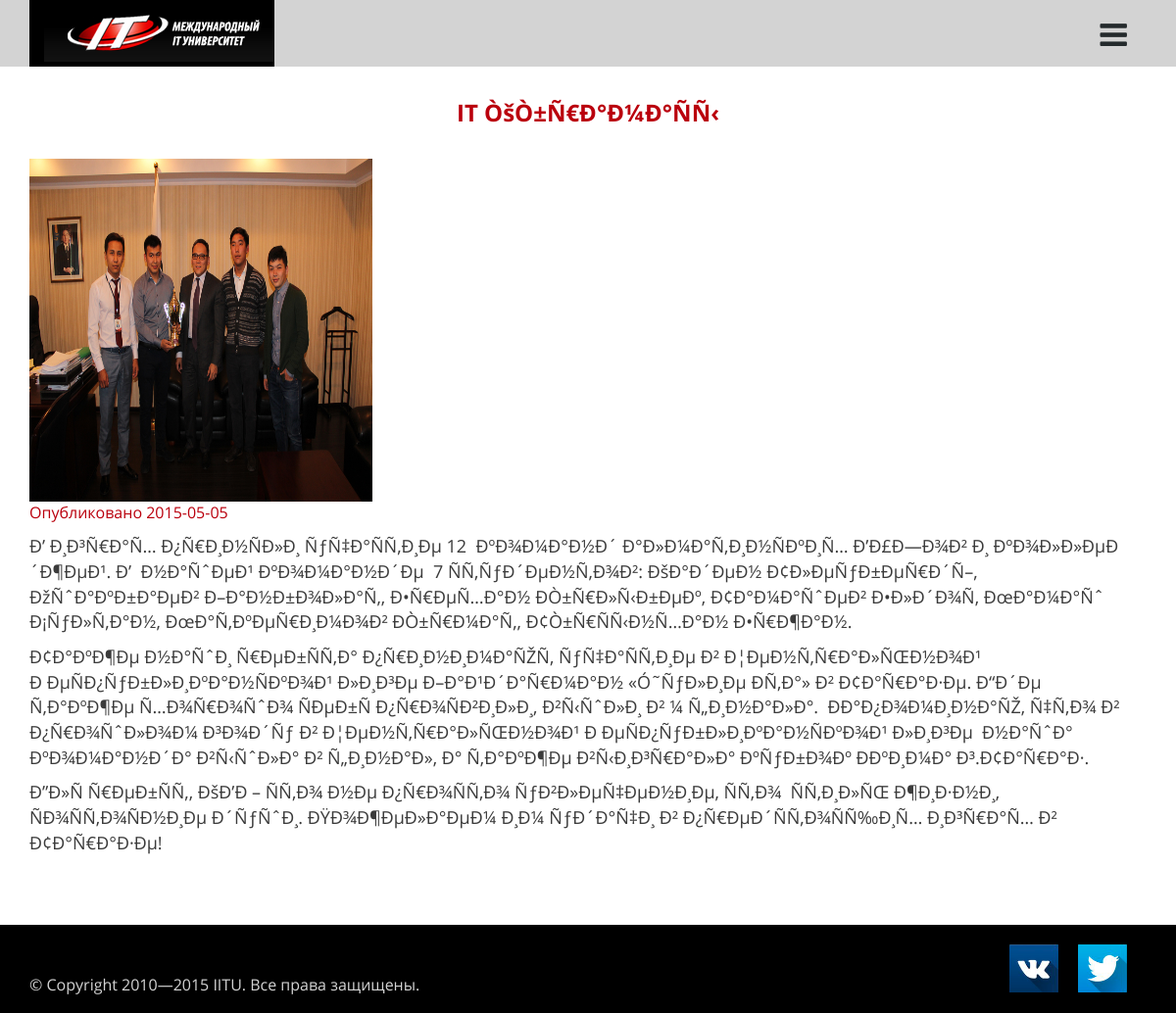
Page /fullnew.php?id=4 on the committed database.
### tables this page shows
CREATE TABLE IF NOT EXISTS `news` (
`id` int(11) NOT NULL,
  `header` text NOT NULL,
  `part` text NOT NULL,
  `content` text NOT NULL,
  `image` text NOT NULL,
  `del` int(11) NOT NULL,
  `post_date` date NOT NULL
);

### fullnew.php (the view, shortened to what this page needs)
<!DOCTYPE html>
<html lang="en">
  <head>
    <link href="css/bootstrap.min.css" rel="stylesheet">
    <link rel="stylesheet" href="css/styles.css">
    <link rel="stylesheet" href="css/queries.css">
    <link href="css/font-awesome.min.css" rel="stylesheet">
    <link href="css/bootstrap.min.css" rel="stylesheet">
    <link rel="stylesheet" type="text/css" href="css/default.css" />
    <link rel="stylesheet" type="text/css" href="css/component.css" />
  </head>
  <body>
    <header class="clearfix"> <div class="container">
        <div class="logo col-md-3"><h2 class="logo-text"><a href="index.php"><img src="img/logo_ru.png"></a></h2></div>
        <div class="pullcontainer">
        <a href="#" id="pull"><i class="fa fa-bars fa-2x"></i></a>
        </div>
        </div>
    </header>
    <div class="lightblock">
    <div class="container">
        <?php
                    if(isset($_GET['id'])){
                        $id = $_GET['id'];
                     }else{
                        header("Location:index.php");
                     }
                     $qqq = "SELECT * FROM news WHERE del = 0 AND id={$id}";
                     $query = mysql_query($qqq);
                    if($row = mysql_fetch_array($query)){ ?>
                    <div class="archiveText"><?php echo $row['header']; ?></div>
                    <div class="events">
                      <img src="admin/pages/images/<?php echo $row['image'];?>" style='width:350px; height:350px'/>
                      <br><span>Опубликовано <?php echo $row['post_date']; ?></span>
                      <p><?php echo $row['content']; ?></p>
                    </div>
                    <?php } ?>
    </div>
    </div>
    <footer>
      <div class="container">
        <div class="row">
          <div class="col-md-8">
            <p style="margin-top: 50px;">© Copyright 2010—2015 IITU. Все права защищены.</p>
            </div>
         <div class="col-md-4">
            <div class="social">
              <div class="socialIcon"><a href="https://twitter.com/iitukz"><img src="img/tw.png" width="50px;"></a></div>
              <div class="socialIcon"><a href="https://vk.com/iitu_kz"><img src="img/vk.png" width="50px;"></a></div>
            </div>
          </div>
      </div>
    </footer>
  </body>
</html>

### css/styles.css (style rules this page uses)
article, aside, details, figcaption, figure, footer, header, hgroup, nav, section, summary { display: block; }
html { font-size: 100%; -webkit-text-size-adjust: 100%; -ms-text-size-adjust: 100%; }
html, html a { -webkit-font-smoothing: antialiased !important; -moz-font-smoothing: antialiased !important; -o-font-smoothing: antialiased !important; text-shadow: 1px 1px 1px rgba(0,0,0,0.004); transition: 0.5s ease; -moz-transition: 0.5s ease; -webkit-transition: 0.5s ease; -o-transition: 0.5s ease; }
html, button, input, select, textarea { font-family: "sansregular"; }
body { margin: 0; font-family: "sansregular"; }
h2 { font-size: 1.5em; margin: 0.83em 0; font-weight: 800; }
p, pre { margin: 1em 0; }
img { border: 0; -ms-interpolation-mode: bicubic; }
.clearfix:before, .clearfix:after { content: " "; display: table; }
.clearfix:after { clear: both; }
.clearfix { *zoom: 1; }
.pullcontainer a#pull { display: none; }
header { background-color: #D3D3D3; }
h2.logo-text { font-size: 24px; margin-top: 5px; }
.logo { float: left; text-align: right; height: 68px; background-color: #000; position: relative; color: #fff; width: 250px !important; }
footer { background-color: #000; color: #d3d3d3; }
.lightblock { width: 100%; background-color: #fff; }

### css/queries.css (style rules this page uses)
@media only screen and (max-width : 1200px) { .pullcontainer { width: 100%; text-align: right; padding: 20px 20px 0 0; } }
@media only screen and (max-width : 1200px) { .pullcontainer a#pull { display: block; width: 100%; color: #242a2c; } }

### css/default.css (style rules this page uses)
body, html { font-size: 100%; padding: 0; margin: 0; }
*, *:after, *:before { -webkit-box-sizing: border-box; -moz-box-sizing: border-box; box-sizing: border-box; }
.clearfix:before, .clearfix:after { content: " "; display: table; }
.clearfix:after { clear: both; }
body { font-family: "sansregular"; color: #ba000d; }
a { color: #aaa; text-decoration: none; }
.social { margin-top: 20px; height: 70px; }
.socialIcon { margin-right: 20px; float: right; }
.archiveText { font-size: 24px; font-family: "sansbold"; color: #ba000d; text-align: center; margin: 30px; }
.events { text-align: left; margin-bottom: 70px; }
.events p { color: #3b3b3b; font-family: "sansregular"; font-size: 18px; }

### rows in the picture
news: header "IT ÒšÒ±Ñ€Ð°Ð¼Ð°ÑÑ‹", image (picture), post_date "2015-05-05", content "Ð’ Ð¸Ð³Ñ€Ð°Ñ… Ð¿Ñ€Ð¸Ð½ÑÐ»Ð¸ ÑƒÑ‡Ð°ÑÑ‚Ð¸Ðµ 12 ÐºÐ¾Ð¼Ð°Ð½Ð´ Ð°Ð»Ð¼Ð°Ñ‚Ð¸Ð½ÑÐºÐ¸Ñ… Ð’Ð£Ð—Ð¾Ð² Ð¸ ÐºÐ¾Ð»Ð»ÐµÐ´Ð¶ÐµÐ¹. Ð’ Ð½Ð°ÑˆÐµÐ¹ ÐºÐ¾Ð¼Ð°Ð½Ð´Ðµ 7 ÑÑ‚ÑƒÐ´ÐµÐ½Ñ‚Ð¾Ð²: ÐšÐ°Ð´ÐµÐ½ Ð¢Ð»ÐµÑƒÐ±ÐµÑ€Ð´Ñ–, ÐžÑˆÐ°ÐºÐ±Ð°ÐµÐ² Ð–Ð°Ð½Ð±Ð¾Ð»Ð°Ñ‚, Ð•Ñ€ÐµÑ…Ð°Ð½ ÐÒ±Ñ€Ð»Ñ‹Ð±ÐµÐº, Ð¢Ð°Ð¼Ð°ÑˆÐµÐ² Ð•Ð»Ð´Ð¾Ñ, ÐœÐ°Ð¼Ð°Ñˆ Ð¡ÑƒÐ»Ñ‚Ð°Ð½, ÐœÐ°Ñ‚ÐºÐµÑ€Ð¸Ð¼Ð¾Ð² ÐÒ±Ñ€Ð¼Ð°Ñ‚, Ð¢Ò±Ñ€ÑÑ‹Ð½Ñ…Ð°Ð½ Ð•Ñ€Ð¶Ð°Ð½. Ð¢Ð°ÐºÐ¶Ðµ Ð½Ð°ÑˆÐ¸ Ñ€ÐµÐ±ÑÑ‚Ð° Ð¿Ñ€Ð¸Ð½Ð¸Ð¼Ð°ÑŽÑ‚ ÑƒÑ‡Ð°ÑÑ‚Ð¸Ðµ Ð² Ð¦ÐµÐ½Ñ‚Ñ€Ð°Ð»ÑŒÐ½Ð¾Ð¹ Ð ÐµÑÐ¿ÑƒÐ±Ð»Ð¸ÐºÐ°Ð½ÑÐºÐ¾Ð¹ Ð»Ð¸Ð³Ðµ Ð–Ð°Ð¹Ð´Ð°Ñ€Ð¼Ð°Ð½ «Ó˜ÑƒÐ»Ð¸Ðµ ÐÑ‚Ð°» Ð² Ð¢Ð°Ñ€Ð°Ð·Ðµ. Ð“Ð´Ðµ Ñ‚Ð°ÐºÐ¶Ðµ Ñ…Ð¾Ñ€Ð¾ÑˆÐ¾ ÑÐµÐ±Ñ Ð¿Ñ€Ð¾ÑÐ²Ð¸Ð»Ð¸, Ð²Ñ‹ÑˆÐ»Ð¸ Ð² ¼ Ñ„Ð¸Ð½Ð°Ð»Ð°. ÐÐ°Ð¿Ð¾Ð¼Ð¸Ð½Ð°ÑŽ, Ñ‡Ñ‚Ð¾ Ð²…"
